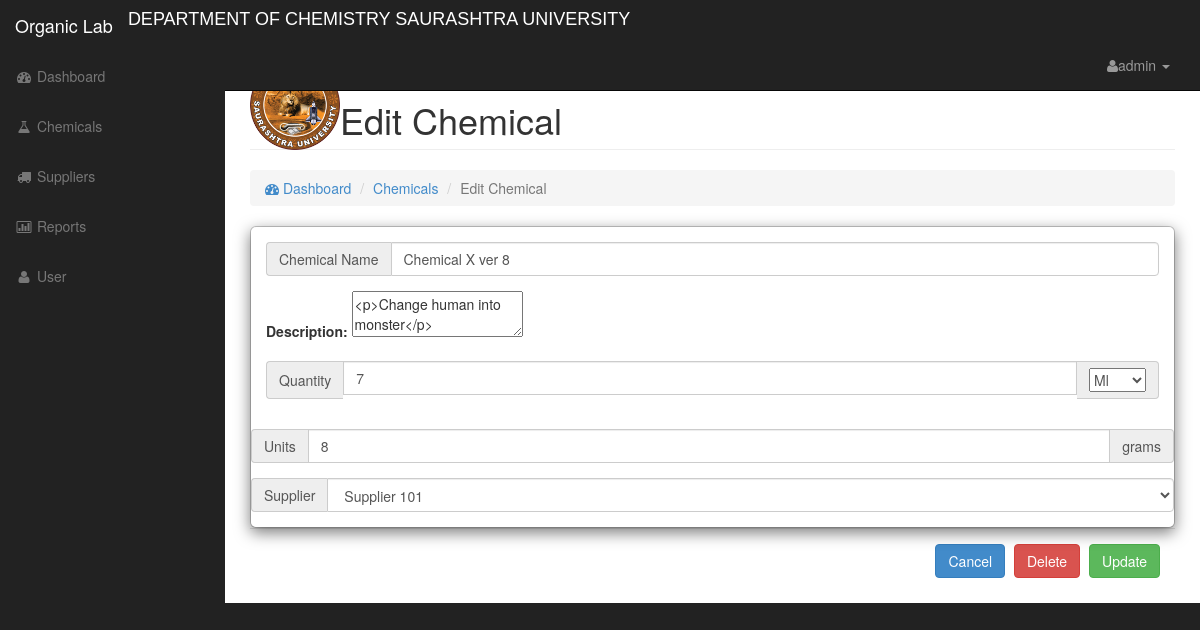
The app's page /editchemical.php?id=5 (signed in) with its own data.
### tables this page shows
CREATE TABLE `chemicals` (
  `id` int NOT NULL AUTO_INCREMENT,
  `name` varchar(50) NOT NULL,
  `company` varchar(250) NOT NULL,
  `description` text NOT NULL,
  `qty` varchar(50) NOT NULL,
  `unitsign` varchar(11) NOT NULL,
  `unit` varchar(50) NOT NULL,
  `supplier` varchar(50) NOT NULL,
  `dateIn` varchar(50) NOT NULL,
  `dateUpdated` varchar(50) NOT NULL,
  `createdBy` varchar(50) NOT NULL,
  `updatedBy` varchar(50) NOT NULL,
  PRIMARY KEY (`id`)
);

### data/db1.php (called while the page is built, shortened)
<?php
    $db = 'cinventory';
?>

### data/chemical_model.php (called while the page is built, shortened)
<?php
    include('db1.php');
    class Chemical_data {
        function getchemicalbyid($id){
            include('db1.php');
            $q = "select * from chemicals where id=$id";
            $r = mysqli_query($conn,$q);
            return $r;
        }
    }
?>

### data/getsupplier.php (called while the page is built, shortened)
<?php
    include('db1.php');
    $q = "SELECT * from supplier order by name asc";
    $getsupplier = mysqli_query($con,$q);
?>

### editchemical.php (the view, shortened to what this page needs)
<?php include('include/header.php'); ?>
<?php include('include/sidebar.php'); ?>
<?php
    include('data/chemical_model.php');
    include('data/getsupplier.php');
    $datachemical = new Chemical_data();
?>
        <div id="page-wrapper">
            <div class="container-fluid">
                <div class="row">
                    <div class="col-lg-12">
                        <img src="/inventoryphp/organic/upload/logo.png" height="90" align="left" >
                        <h1 class="page-header">
                            Edit Chemical
                        </h1>
                        <ol class="breadcrumb">
                            <li>
                                <a href="index.php"><i class="fa fa-dashboard"></i> Dashboard</a>
                            </li>
                            <li><a href="chemicals.php">Chemicals</a></li>
                            <li class="active">Edit Chemical</li>
                        </ol>
                    </div>
                </div>
                <div class="row">
                    <div class="col-lg-12">
                        <div class="modal-content">
                        <?php $id = $_GET['id']; ?>
                        <?php $chemical = $datachemical->getchemicalbyid($id); ?>
                        <?php while($row = mysqli_fetch_array($chemical)): ?>
                        <form action="data/chemical_model.php?p=updatechemical&id=<?php echo $id;?>" method="POST">
                        <div class="modal-body">
                            <div class="form-group input-group">
                                <span class="input-group-addon">Chemical Name</span>
                                <input type="text" autofocus name="name" class="form-control" value="<?php echo $row['name'];?>" required/>
                            </div>
                            <div class="form-group">
                                <label>Description:</label>
                                <textarea class="ckeditor" name="description"><?php echo $row['description'];?></textarea>
                            </div>
                            <div class="form-group input-group">
                                <span class="input-group-addon">Quantity</span>
                                <input type="number" min="0" name="qty" value="<?php echo $row['qty'];?>" class="form-control"/>
                                <span class="input-group-addon">
                                    <select name="unitsign">
                                        <option <?php  if($row['unitsign'] == 'ml') echo "selected"?>>Ml</option>
                                    </select>
                                </span>
                            </div>
                            </div>
                            <div class="form-group input-group">
                                <span class="input-group-addon">Units</span>
                                <input type="number" min="0" name="unit" value="<?php echo $row['unit'];?>" class="form-control"/>
                                <span class="input-group-addon">grams</span>
                            </div>
                            <div class="form-group input-group">
                                <span class="input-group-addon">Supplier</span>
                                <select name="supplier" class="form-control">
                                    <?php while($r = mysqli_fetch_array($getsupplier)): ?>
                                        <?php $select = ($r['name']==$row['supplier']) ? "selected=selected" : null; ?>
                                        <option <?php echo $select; ?>><?php echo $r['name'];?></option>
                                    <?php endwhile; ?>
                                </select>
                            </div>
                        </div>
                        <div class="modal-footer">
                            <a class="btn btn-primary" href="chemicals.php">Cancel</a>
                            <a href="data/data.php?p=delete&table=chemicals&id=<?php echo $row['id'];?>" class="confirmation btn btn-danger">Delete</i></a>
                            <input type="submit" value="Update" class="btn btn-success">
                        </div>
                        <?php endwhile; ?>
                    </div>
                    </div>
                </div>
            </div>
        </div>
<?php include('include/footer.php'); ?>

### css/sb-admin.css (style rules this page uses)
body { margin-top: 100px; background-color: #222; }
@media (min-width:768px) { body { margin-top: 50px; } }
#page-wrapper { width: 100%; padding: 0; background-color: #fff; }
@media (min-width:768px) { #page-wrapper { padding: 10px; } }

### css/mystyle.css (style rules this page uses)
.fa { cursor: pointer; }

### records on screen
chemicals: name "Chemical X ver 8", description "<p>Change human into monster</p>", qty "7", unit "8"

### other values on screen
form field supplier "Supplier 101"
